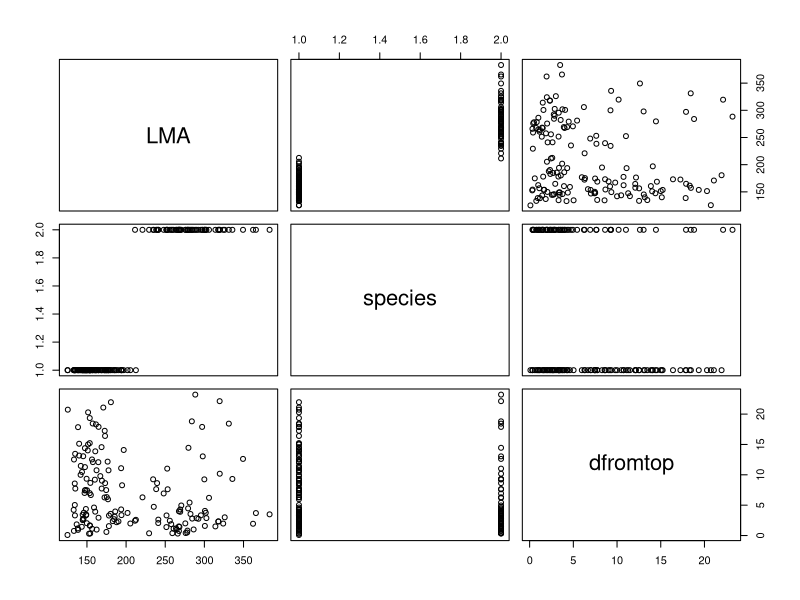
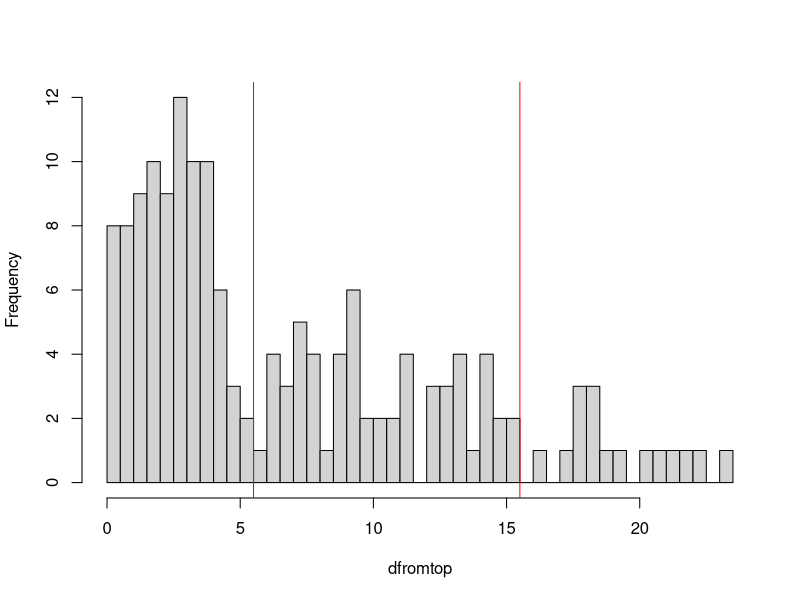
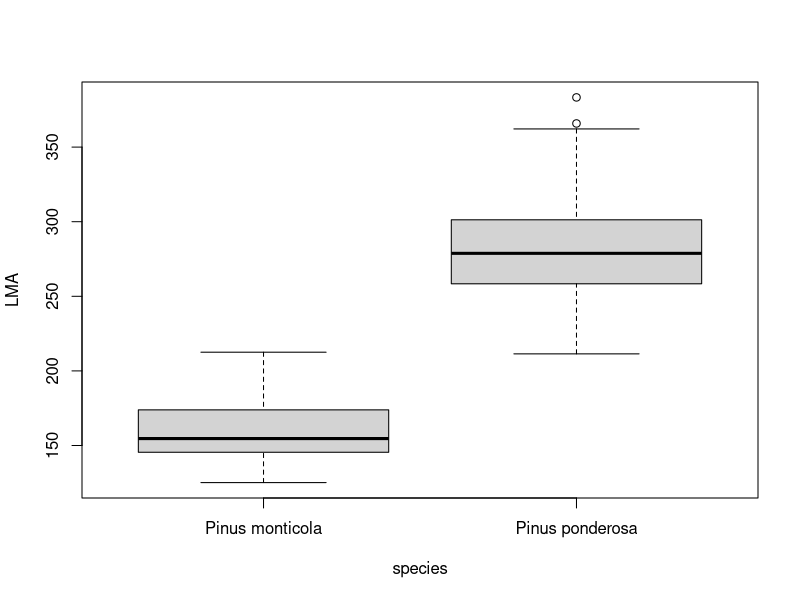
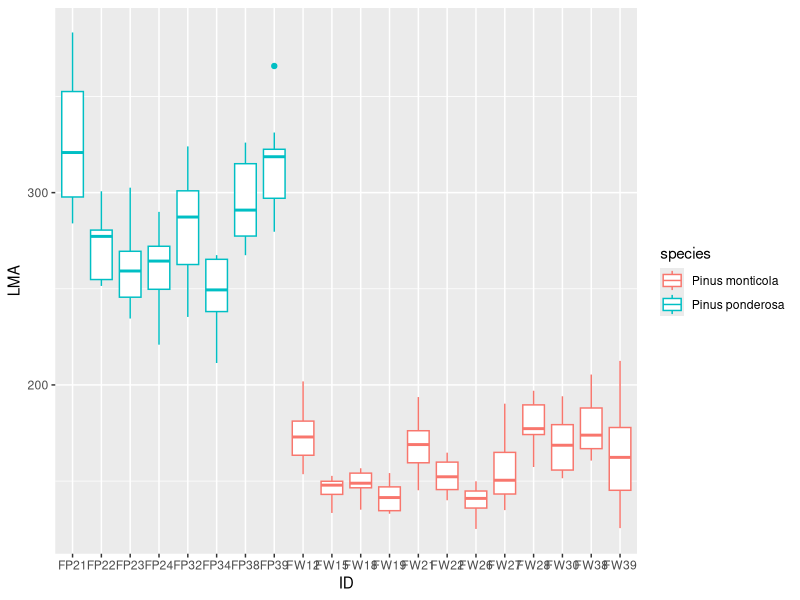
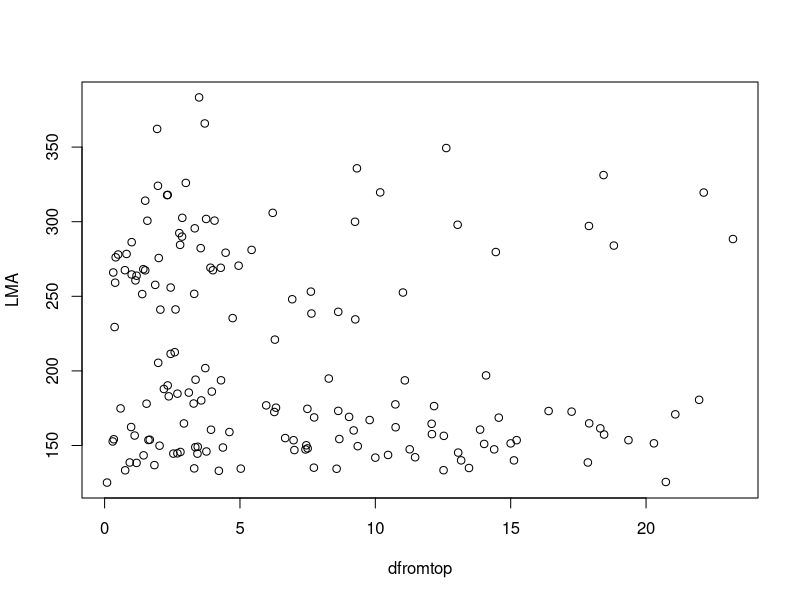
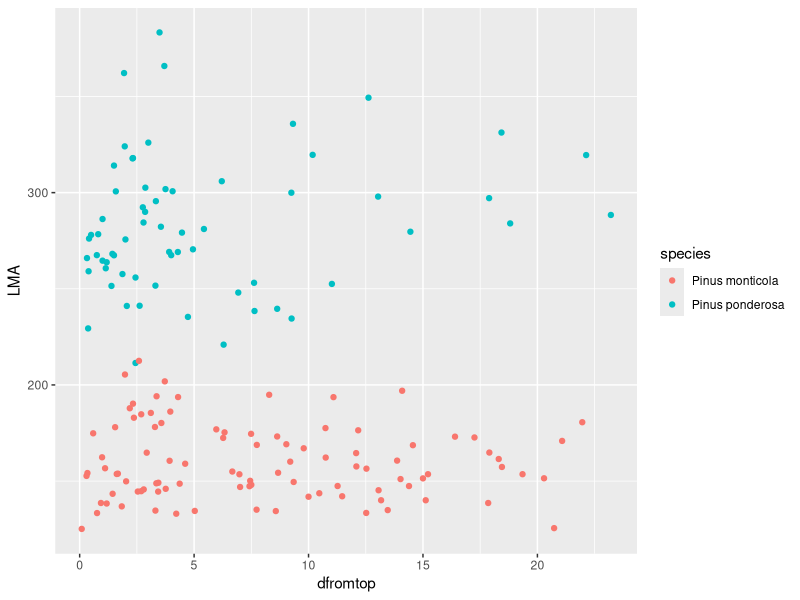
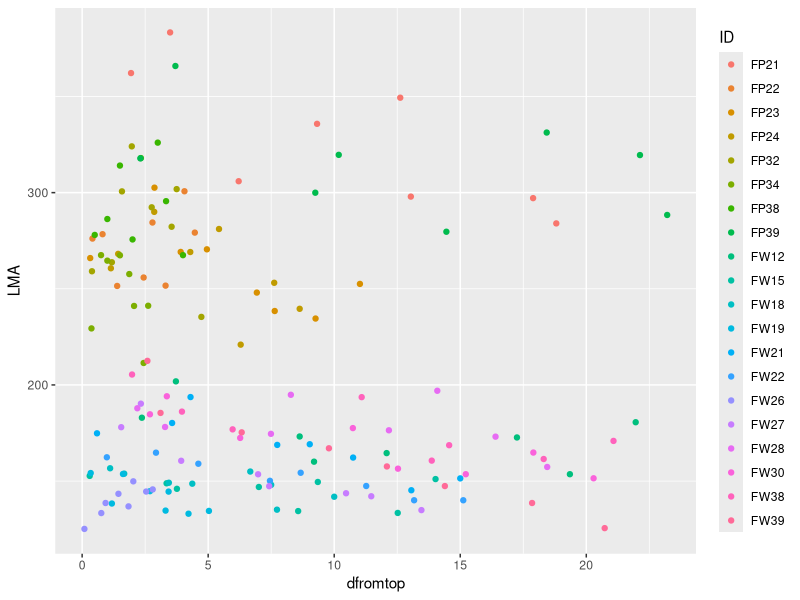
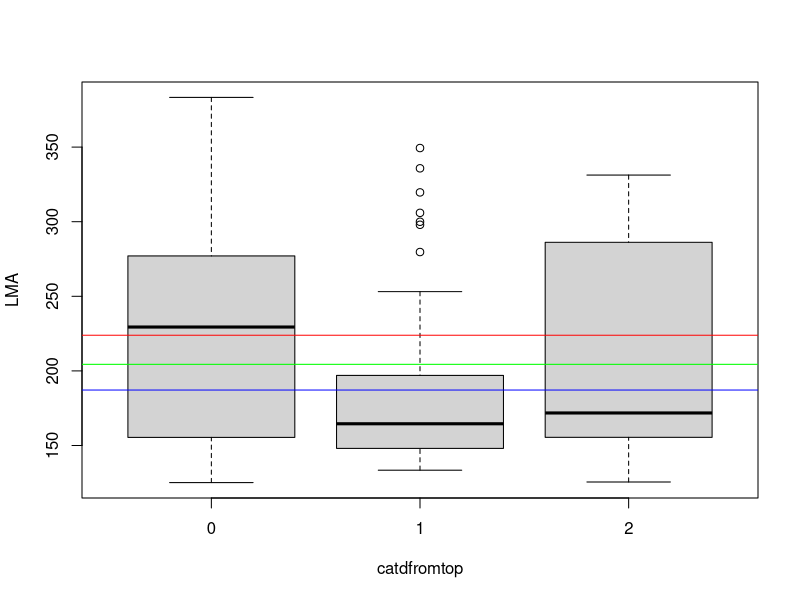

Generate these figures, in order, with R:
library(ggplot2)

pines_data = read.csv("./data_pines.csv")
pines_data$ID = factor(pines_data$ID)
pines_data$species = factor(pines_data$species)
head(pines_data)

#eda
par(mfrow=c(1,1))
pairs(pines_data[c("LMA", "species", "dfromtop")])

hist(pines_data$dfromtop, breaks=35, xlab="dfromtop", main="")
abline(v=5.5, col="red")
abline(v=15.5, col="red")

plot(LMA ~ species, data=pines_data)
ggplot(data = pines_data,
    mapping = aes(x = ID, y = LMA)) +
    geom_boxplot(aes(color = species))

plot(LMA ~ dfromtop, data=pines_data)
ggplot(data = pines_data,
    mapping = aes(x = dfromtop, y = LMA)) +
    geom_point(aes(color = species))


ggplot(data = pines_data,
    mapping = aes(x = dfromtop, y = LMA)) +
    geom_point(aes(color = ID))

#model1
catdfromtop = ifelse(pines_data$dfromtop < 5.5, 0, ifelse(pines_data$dfromtop < 15.5, 1, 2))

pines_data$catdfromtop = factor(catdfromtop)
lm_fit1 = lm(LMA ~ catdfromtop, data=pines_data)
summary(lm_fit1)
par(mfrow=c(1,1))
plot(LMA ~ catdfromtop, data=pines_data)
abline(h = lm_fit1$coeff[1], col="red")
abline(h = lm_fit1$coeff[1] + lm_fit1$coeff[2], col="blue")
abline(h = lm_fit1$coeff[1] + lm_fit1$coeff[3], col="green")
par(mfrow=c(2,2))
plot(lm_fit1)
par(mfrow=c(1,1))
plot(TukeyHSD(aov(lm_fit1)))


#model2
lm_fit2 = lm(LMA ~ dfromtop * species, data=pines_data)
summary(lm_fit2)
par(mfrow=c(1,1))
plot(LMA~dfromtop, data=pines_data, col=species)
abline(a = lm_fit2$coeff[1], b = lm_fit2$coeff[2], col="black")
abline(a = lm_fit2$coeff[1] + lm_fit2$coeff[3], b= lm_fit2$coeff[2] + lm_fit2$coeff[4], col="red")
par(mfrow=c(2,2))
plot(lm_fit2)

AIC(lm_fit1)
BIC(lm_fit1)
AIC(lm_fit2)
BIC(lm_fit2)

